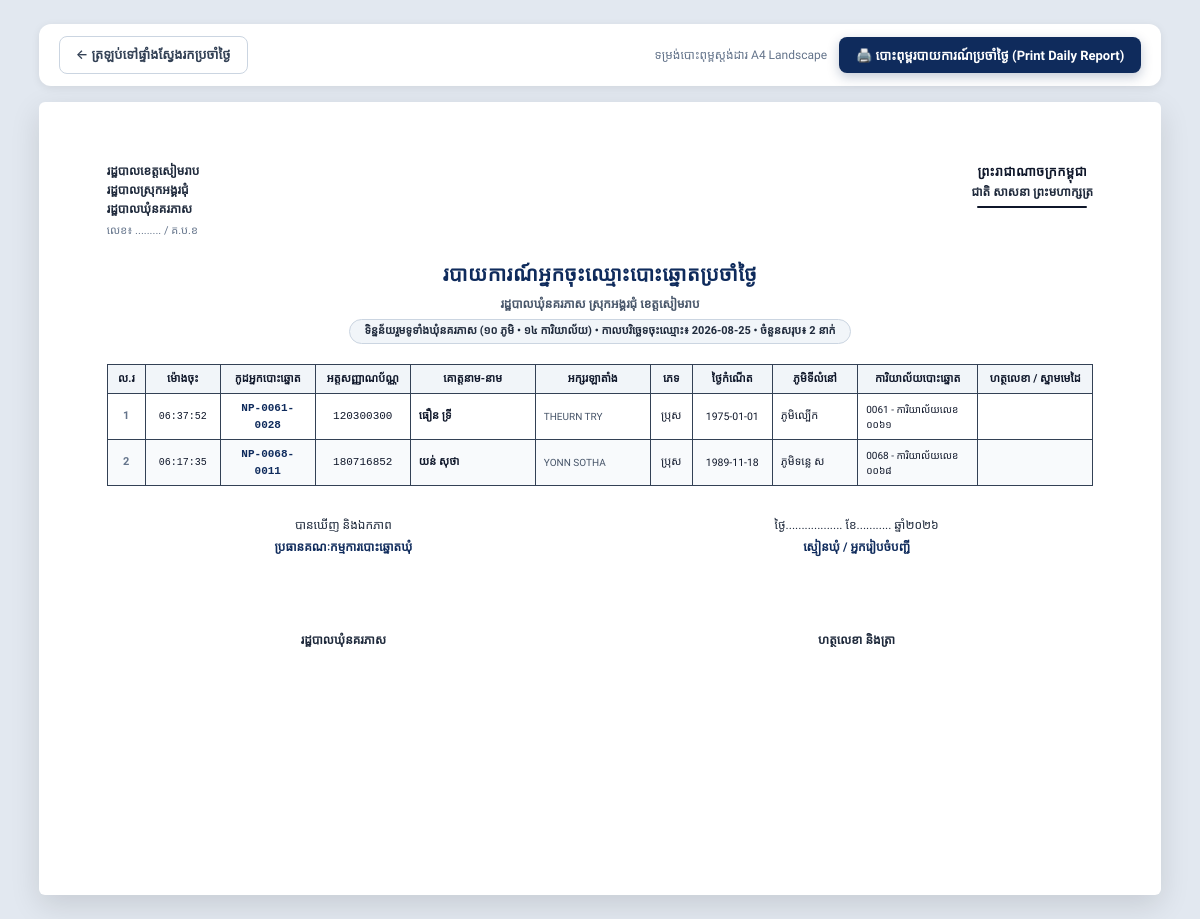
The page /reports/daily/print?date=2026-08-25 (signed in) on the database its author committed.
### app/models.py (models this page shows, shortened)
class Voter(Base):
    __tablename__ = "voters"
    id = Column(Integer, primary_key=True, index=True)
    voter_code = Column(String(50), unique=True, index=True, nullable=False) # e.g. NP-0701-0001
    list_no = Column(Integer, nullable=False)                                # 1, 2, 3 in station
    national_id = Column(String(50), index=True, nullable=False) # 9 or 10 digit Khmer ID card
    name_kh = Column(String(100), nullable=False)                            # ឈ្មោះខ្មែរ (e.g. ស៊ឹម ចាន់ថន)
    name_en = Column(String(100), nullable=False)                            # ឈ្មោះឡាតាំង (e.g. SIM CHANTHORN)
    gender = Column(String(20), nullable=False)                              # ប្រុស / ស្រី
    dob = Column(String(50), nullable=False)                                 # 1990-04-15 or 1990
    address = Column(String(255), nullable=True)                             # ក្រុមទី...
    village_id = Column(Integer, ForeignKey("villages.id"), nullable=False)
    station_id = Column(Integer, ForeignKey("polling_stations.id"), nullable=False)
    status = Column(String(30), default="active")                            # active, moved, deceased, suspended
    reg_type = Column(String(30), default="new")                              # new (ចុះថ្មី), legacy (បញ្ជីចាស់), transferred (ផ្ទេរចូល)
    reg_year = Column(Integer, default=2026)                                  # ឆ្នាំចុះឈ្មោះ (2026, 2025, 2024...)
    reg_reason = Column(String(100), nullable=True)                           # first_time_18, never_registered, relocated, legacy
    photo_url = Column(Text, nullable=True)                                  # Base64 Data URI or Image path
    has_voted = Column(Boolean, default=False)
    voted_at = Column(DateTime, nullable=True)
    voted_by_user_id = Column(Integer, ForeignKey("users.id"), nullable=True)
    notes = Column(Text, nullable=True)
    created_at = Column(DateTime, default=get_cambodia_now)
    updated_at = Column(DateTime, default=get_cambodia_now, onupdate=get_cambodia_now)
    village = relationship("Village", back_populates="voters")
    station = relationship("PollingStation", back_populates="voters")
    voted_by_user = relationship("User", foreign_keys=[voted_by_user_id])
    birth_certificate = relationship("BirthCertificate", back_populates="voter", uselist=False)

class Village(Base):
    __tablename__ = "villages"
    id = Column(Integer, primary_key=True, index=True)
    code = Column(String(20), unique=True, index=True, nullable=False) # e.g. V01 to V10
    name_kh = Column(String(100), nullable=False)                     # e.g. ភូមិរមៀត
    name_en = Column(String(100), nullable=False)                     # e.g. Romiet Village
    chief_name = Column(String(100), nullable=True)                  # e.g. លោក ឈុន វុទ្ធី
    chief_phone = Column(String(50), nullable=True)                  # e.g. 012 345 678
    total_households = Column(Integer, default=0)
    created_at = Column(DateTime, default=get_cambodia_now)
    stations = relationship("PollingStation", back_populates="village")
    voters = relationship("Voter", back_populates="village")
    users = relationship("User", back_populates="village")
    birth_certificates = relationship("BirthCertificate", back_populates="village")

class PollingStation(Base):
    __tablename__ = "polling_stations"
    id = Column(Integer, primary_key=True, index=True)
    code = Column(String(20), unique=True, index=True, nullable=False) # e.g. 0701 to 0714
    name = Column(String(150), nullable=False)                         # e.g. ការិយាល័យលេខ ០៧០១
    location = Column(String(200), nullable=False)                     # e.g. សាលាបឋមសិក្សារមៀត (បន្ទប់ទី១)
    capacity = Column(Integer, default=600)                            # Maximum capacity
    village_id = Column(Integer, ForeignKey("villages.id"), nullable=True)
    officer_name = Column(String(100), nullable=True)                  # Head of polling station
    officer_phone = Column(String(50), nullable=True)
    created_at = Column(DateTime, default=get_cambodia_now)
    village = relationship("Village", back_populates="stations")
    voters = relationship("Voter", back_populates="station")
    users = relationship("User", back_populates="station")

### app/routes/report_routes.py (the view)
@router.get("/reports/daily/print", response_class=HTMLResponse)
def print_daily_registrations(
    request: Request,
    date: str = Query("", description="Date YYYY-MM-DD"),
    village_id: str = Query("", description="Village ID"),
    station_id: str = Query("", description="Station ID"),
    db: Session = Depends(get_db)
):
    current_user = get_current_user_optional(request, db)
    if not current_user:
        return RedirectResponse(url="/login", status_code=302)
    clean_date = date.strip() if date and date.strip() else get_cambodia_today_str()
    query = db.query(Voter).filter(func.date(Voter.created_at) == clean_date)
    village = None
    station = None
    if village_id and village_id.isdigit():
        village = db.query(Village).filter(Village.id == int(village_id)).first()
        if village:
            query = query.filter(Voter.village_id == int(village_id))
    if station_id and station_id.isdigit():
        station = db.query(PollingStation).filter(PollingStation.id == int(station_id)).first()
        if station:
            query = query.filter(Voter.station_id == int(station_id))
    voters = query.order_by(Voter.created_at.desc(), Voter.list_no.asc()).all()
    return templates.TemplateResponse(request=request, name="reports/daily_print.html", context={
        "current_user": current_user,
        "selected_date": date,
        "voters": voters,
        "village": village,
        "station": station,
        "now": get_cambodia_now()
    })

### app/templates/reports/daily_print.html (shortened to what this page needs)
<!DOCTYPE html>
<html lang="km">
<head>
    <link rel="stylesheet" href="/static/css/style.css?v=4.0">
    <link rel="stylesheet" href="/static/css/print.css?v=4.0" media="print">
</head>
<body>
    <div class="print-toolbar">
        <a href="/reports/daily?date={{ selected_date }}" class="btn btn-outline">
            ← ត្រឡប់ទៅផ្ទាំងស្វែងរកប្រចាំថ្ងៃ
        </a>
        <div style="display: flex; align-items: center; gap: 12px;">
            <span style="font-size: 12px; color: #64748b;">ទម្រង់បោះពុម្ពស្តង់ដារ A4 Landscape</span>
            <button onclick="window.print()" class="btn btn-primary">
                🖨️ បោះពុម្ពរបាយការណ៍ប្រចាំថ្ងៃ (Print Daily Report)
            </button>
        </div>
    </div>
    <div class="sheet">
        <div class="doc-header">
            <div class="doc-header-left">
                <div>រដ្ឋបាលខេត្តសៀមរាប</div>
                <div>រដ្ឋបាលស្រុកអង្គរជុំ</div>
                <div>រដ្ឋបាលឃុំនគរភាស</div>
                <div style="font-size: 11px; font-weight: normal; color: #64748b; margin-top: 2px;">លេខ៖ ......... / គ.ប.ខ</div>
            </div>
            <div class="doc-header-right">
                <h3>ព្រះរាជាណាចក្រកម្ពុជា</h3>
                <p>ជាតិ សាសនា ព្រះមហាក្សត្រ</p>
                <div class="header-decor"></div>
            </div>
        </div>
        <div class="doc-title-block">
            <h1 class="doc-title">របាយការណ៍អ្នកចុះឈ្មោះបោះឆ្នោតប្រចាំថ្ងៃ</h1>
            <p class="doc-subtitle">
                រដ្ឋបាលឃុំនគរភាស ស្រុកអង្គរជុំ ខេត្តសៀមរាប
            </p>
            <div class="doc-badge-info">
                {% if station %}
                    {{ station.name }} (កូដ៖ {{ station.code }})
                {% elif village %}
                    ភូមិ {{ village.name_kh }} (កូដ៖ {{ village.code }})
                {% else %}
                    ទិន្នន័យរួមទូទាំងឃុំនគរភាស (១០ ភូមិ • ១៤ ការិយាល័យ)
                {% endif %}
                • <strong>កាលបរិច្ឆេទចុះឈ្មោះ៖ {{ selected_date }}</strong> • ចំនួនសរុប៖ <strong>{{ voters|length }} នាក់</strong>
            </div>
        </div>
        <table class="official-table">
            <thead>
                <tr>
                    <th style="width: 38px;">ល.រ</th>
                    <th style="width: 75px;">ម៉ោងចុះ</th>
                    <th style="width: 95px;">កូដអ្នកបោះឆ្នោត</th>
                    <th style="width: 95px;">អត្តសញ្ញាណប័ណ្ណ</th>
                    <th style="width: 125px;">គោត្តនាម-នាម</th>
                    <th style="width: 115px;">អក្សរឡាតាំង</th>
                    <th style="width: 42px;">ភេទ</th>
                    <th style="width: 80px;">ថ្ងៃកំណើត</th>
                    <th>ភូមិទីលំនៅ</th>
                    <th style="width: 120px;">ការិយាល័យបោះឆ្នោត</th>
                    <th style="width: 115px;">ហត្ថលេខា / ស្នាមមេដៃ</th>
                </tr>
            </thead>
            <tbody>
                {% if voters %}
                    {% for v in voters %}
                    <tr>
                        <td style="text-align: center; font-weight: bold; color: #64748b;">{{ loop.index }}</td>
                        <td style="font-family: monospace; text-align: center; font-size: 10px;">{{ v.created_at.strftime('%H:%M:%S') if v.created_at else '' }}</td>
                        <td style="font-family: monospace; font-weight: bold; text-align: center; color: #0f2b5c;">{{ v.voter_code }}</td>
                        <td style="font-family: monospace; text-align: center;">{{ v.national_id }}</td>
                        <td style="font-weight: bold; color: #0f172a;">{{ v.name_kh }}</td>
                        <td style="text-transform: uppercase; font-size: 10px; color: #475569;">{{ v.name_en }}</td>
                        <td style="text-align: center;">{{ v.gender }}</td>
                        <td style="text-align: center; font-size: 10.5px;">{{ v.dob }}</td>
                        <td>{{ v.village.name_kh if v.village else '' }}</td>
                        <td style="font-size: 10px;">{{ v.station.code if v.station else '' }} - {{ v.station.name if v.station else '' }}</td>
                        <td></td>
                    </tr>
                    {% endfor %}
                {% else %}
                    <tr>
                        <td colspan="11" style="text-align: center; padding: 25px; color: #64748b;">
                            មិនមានទិន្នន័យអ្នកចុះឈ្មោះក្នុងថ្ងៃទី {{ selected_date }} នេះឡើយ
                        </td>
                    </tr>
                {% endif %}
            </tbody>
        </table>
        <div class="signature-grid">
            <div class="signature-box">
                <p>បានឃើញ និងឯកភាព</p>
                <p class="signature-title">ប្រធានគណៈកម្មការបោះឆ្នោតឃុំ</p>
                <div class="signature-space"></div>
                <p style="font-weight: bold;">រដ្ឋបាលឃុំនគរភាស</p>
            </div>
            <div class="signature-box">
                <p>ថ្ងៃ.................. ខែ........... ឆ្នាំ២០២៦</p>
                <p class="signature-title">ស្មៀនឃុំ / អ្នករៀបចំបញ្ជី</p>
                <div class="signature-space"></div>
                <p style="font-weight: bold;">ហត្ថលេខា និងត្រា</p>
            </div>
        </div>
    </div>
</body>
</html>

### app/static/css/style.css (style rules this page uses)
:root { --font-body: 'Kantumruy Pro', 'Siemreap', 'Battambang', 'Outfit', system-ui, -apple-system, sans-serif; --font-heading: 'Kantumruy Pro', 'Siemreap', 'Battambang', sans-serif; --font-khmer-title: 'Moul', cursive; --font-khmer-bold: 'Kantumruy Pro', 'Battambang', sans-serif; --color-primary: #0f2b5c; --color-primary-light: #1e3a8a; --color-primary-dark: #0a1c3d; --color-accent: #d4af37; --color-accent-hover: #b89628; --color-success: #10b981; --color-success-bg: #ecfdf5; --color-warning: #f59e0b; --color-warning-bg: #fffbeb; --color-danger: #ef4444; --color-danger-bg: #fef2f2; --color-info: #3b82f6; --color-info-bg: #eff6ff; --bg-main: #f8fafc; --bg-card: #ffffff; --border-color: #e2e8f0; --text-main: #1e293b; --text-muted: #64748b; --shadow-sm: 0 1px 2px 0 rgb(0 0 0 / 0.05); --shadow-md: 0 4px 6px -1px rgb(0 0 0 / 0.1), 0 2px 4px -2px rgb(0 0 0 / 0.1); --shadow-lg: 0 10px 15px -3px rgb(0 0 0 / 0.1), 0 4px 6px -4px rgb(0 0 0 / 0.1); --shadow-xl: 0 20px 25px -5px rgb(0 0 0 / 0.1), 0 8px 10px -6px rgb(0 0 0 / 0.1); --radius-md: 12px; --radius-lg: 16px; --radius-xl: 24px; }
* { margin: 0; padding: 0; box-sizing: border-box; }
html { height: 100%; width: 100%; }
body { font-family: var(--font-body); background-color: var(--bg-main); color: var(--text-main); min-height: 100%; width: 100%; margin: 0; padding: 0; line-height: 1.65; -webkit-font-smoothing: antialiased; -moz-osx-font-smoothing: grayscale; text-rendering: optimizeLegibility; transition: background-color 0.25s ease, color 0.2s ease; }
.btn { display: inline-flex; align-items: center; justify-content: center; gap: 8px; padding: 9px 18px; font-size: 0.925rem; font-weight: 600; font-family: var(--font-body); border-radius: var(--radius-md); cursor: pointer; transition: all 0.2s cubic-bezier(0.4, 0, 0.2, 1); border: 1px solid transparent; text-decoration: none; white-space: nowrap; }
.btn-primary { background: linear-gradient(135deg, #0f2b5c 0%, #1e3a8a 100%); color: white; box-shadow: 0 4px 12px rgba(15, 43, 92, 0.25); }
.btn-outline { background: transparent; border-color: var(--border-color); color: var(--text-main); }
body, h1, h2, h3, h4, h5, h6, p, span, a, td, th, label, button, input, select { -webkit-font-smoothing: antialiased; -moz-osx-font-smoothing: grayscale; text-rendering: optimizeLegibility; }

### rows shown on the page
Voter: created_at "06:37:52", voter_code "NP-0061-0028", national_id "120300300", name_kh "ធឿន ទ្រី", name_en "THEURN TRY", gender "ប្រុស", dob "1975-01-01", village "ភូមិល្បើក", station "0061", station "ការិយាល័យលេខ ០០៦១"
Voter: created_at "06:17:35", voter_code "NP-0068-0011", national_id "180716852", name_kh "យន់ សុថា", name_en "YONN SOTHA", gender "ប្រុស", dob "1989-11-18", village "ភូមិទន្លេ ស", station "0068", station "ការិយាល័យលេខ ០០៦៨"

### other values the page prints
{{ selected_date }} "2026-08-25"
{{ voters|length }} "2"
